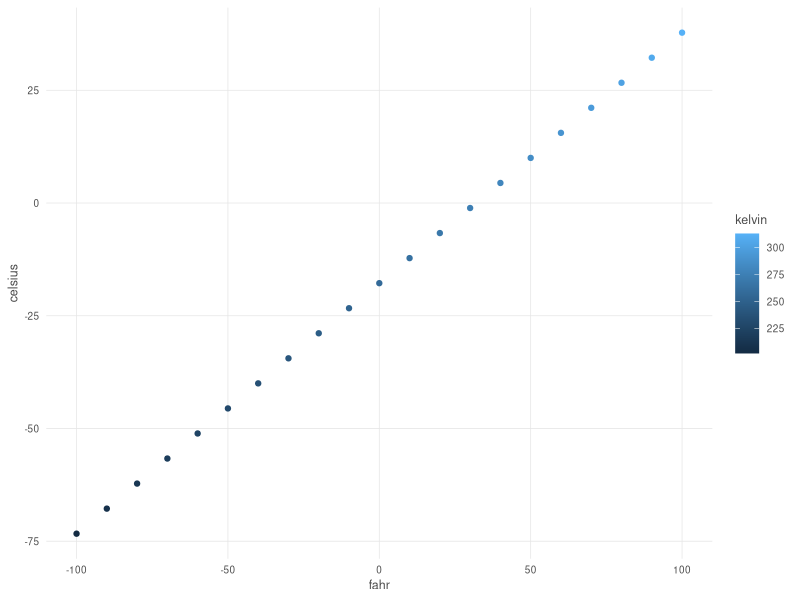

Write R code to recreate this figure.
library(ggplot2)

airtemps <- c(212, 30.3, 78, 32)
celsius1 <- (airtemps[1]-32)*5/9
celsius2 <- (airtemps[2]-32)*5/9
celsius3 <- (airtemps[3]-32)*5/9

fahr_to_celcius <- function(airtemps) {
  celsius <- (airtemps-32)*5/9
  
  return(celsius)
}

fahr_to_celcius(100)

celsius4<-fahr_to_celcius(airtemps[4])

celsius<-fahr_to_celcius(airtemps)


celcius_to_fahr<- function(celsius) {
  fahr <- (celsius*9/5)+32
  return(fahr)
}


convert_temps <- function(fahr) {
  celsius <- (fahr-32) * 5/9
  kelvin <- celsius + 275.15
  
  return(list(fahr = fahr, celsius = celsius, kelvin = kelvin))
}

temps_df <- data.frame(convert_temps(seq(-100,100,10)))





custom_theme <- function(base_size = 9) {
  ggplot2::theme(
    axis.ticks       = ggplot2::element_blank(),
    text             = ggplot2::element_text(family = 'Helvetica', color = 'gray30', size = base_size),
    plot.title       = ggplot2::element_text(size = ggplot2::rel(1.25), hjust = 0.5, face = 'bold'),
    panel.background = ggplot2::element_blank(),
    legend.position  = 'right',
    panel.border     = ggplot2::element_blank(),
    panel.grid.minor = ggplot2::element_blank(),
    panel.grid.major = ggplot2::element_line(colour = 'grey90', size = .25),
    legend.key       = ggplot2::element_rect(colour = NA, fill = NA),
    axis.line        = ggplot2::element_blank()
  )
}

ggplot(temps_df, mapping=aes(x=fahr, y=celsius, color=kelvin)) +
  geom_point() +
  custom_theme()
